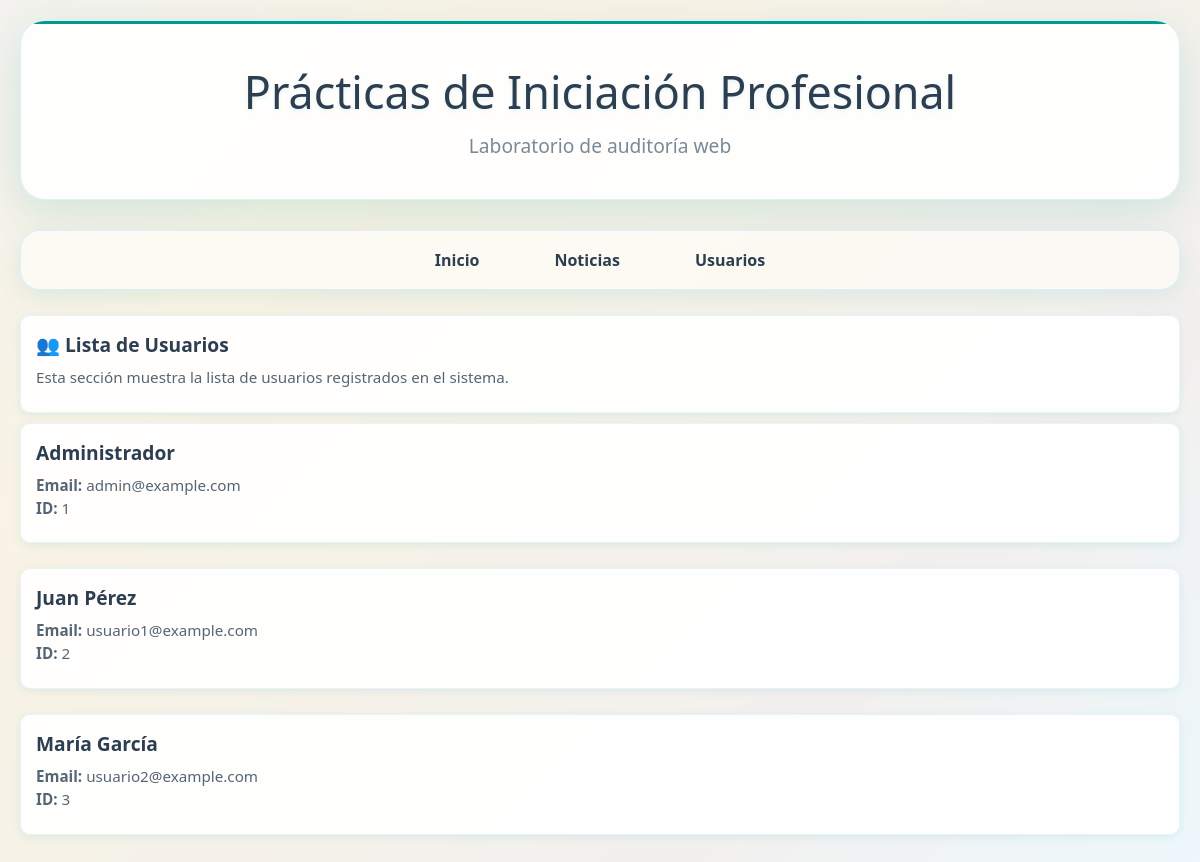
The page /users.php on the database its author committed.
### tables this page shows
CREATE TABLE IF NOT EXISTS users (
    id INT AUTO_INCREMENT PRIMARY KEY,
    email VARCHAR(255) NOT NULL UNIQUE,
    name VARCHAR(255) NOT NULL,
    password VARCHAR(255) NOT NULL
);

### users.php (the view)
<?php
require_once 'config/database.php';
require_once 'includes/header.php';
try {
    $stmt = $pdo->prepare("SELECT id, name, email FROM users ORDER BY name");
    $stmt->execute();
    $users = $stmt->fetchAll(PDO::FETCH_ASSOC);
} catch(PDOException $e) {
    echo '<div class="alert">Error al cargar los usuarios: ' . $e->getMessage() . '</div>';
    $users = [];
}
?>
<div class="blog-card">
    <h2 class="blog-title">👥 Lista de Usuarios</h2>
    <div class="blog-excerpt">
        Esta sección muestra la lista de usuarios registrados en el sistema.
    </div>
</div>
<div class="blog-grid">
    <?php if (!empty($users)): ?>
        <?php foreach ($users as $user): ?>
            <div class="blog-card">
                <h3 class="blog-title"><?php echo htmlspecialchars($user['name']); ?></h3>
                <div class="blog-excerpt">
                    <strong>Email:</strong> <?php echo htmlspecialchars($user['email']); ?><br>
                    <strong>ID:</strong> <?php echo htmlspecialchars($user['id']); ?>
                </div>
            </div>
        <?php endforeach; ?>
    <?php else: ?>
        <div class="alert">
            No hay usuarios registrados en este momento.
        </div>
    <?php endif; ?>
</div>
<?php require_once 'includes/footer.php'; ?>

### includes/header.php (style rules this page uses)
:root { --teal: #029990; --coral: #d87878; --purple: #8b5cf6; --sky-blue: #87ceeb; --warm-gray: #bfb6b0; --cream: #e9d7a5; --off-white: #f0efea; --text-primary: #2c3e50; --text-secondary: #5a6c7d; --background-gradient: linear-gradient(135deg, rgba(240, 239, 234, 0.8) 0%, rgba(233, 215, 165, 0.3) 25%, rgba(191, 182, 176, 0.2) 75%, rgba(135, 206, 235, 0.15) 100%); }
* { margin: 0; padding: 0; box-sizing: border-box; }
body { font-family: 'Segoe UI', Tahoma, Geneva, Verdana, sans-serif; background-attachment: fixed; min-height: 100vh; color: var(--text-primary); backdrop-filter: blur(1px); }
.blog-grid { display: grid; gap: 15px; }
.blog-card { background: rgba(255, 255, 255, 0.9); border-radius: 10px; padding: 15px; box-shadow: 0 2px 8px rgba(2, 153, 144, 0.1); border: 1px solid rgba(135, 206, 235, 0.2); margin-bottom: 10px; }
.blog-title { color: var(--text-primary); font-size: 1.2em; margin-bottom: 8px; font-weight: 600; }
.blog-excerpt { color: rgba(44, 62, 80, 0.8); line-height: 1.5; margin-bottom: 8px; font-size: 0.95em; }
html { scroll-behavior: smooth; }

### rows shown on the page
users: name "Administrador", email "admin@example.com", id "1"
users: name "Juan Pérez", email "usuario1@example.com", id "2"
users: name "María García", email "usuario2@example.com", id "3"
